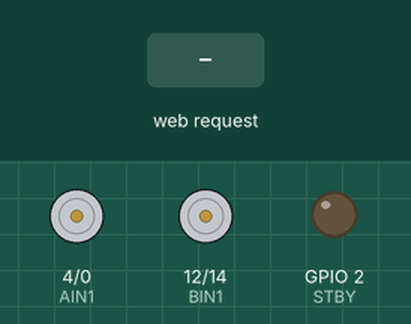
A sketch run on a simulated ESP8266 (NodeMCU). On the bench: motor-driver pin pairs drawn as motors (green arrow = first pin HIGH = forward, orange = second pin HIGH = backward, longer = more drive, scaled by the enable pin, stopped while the standby pin is LOW), output pins drawn as LEDs (lit = HIGH). The inputs (shaded band) are chosen by the test bench. WiFi joins after 1.5 s; servers stay silent unless stated; storage starts empty; what the sketch prints to the serial monitor is not drawn.

Above: at 2.7 s.
2.8 s: HTTP request GET /jsData.html received
At 3.4 s:
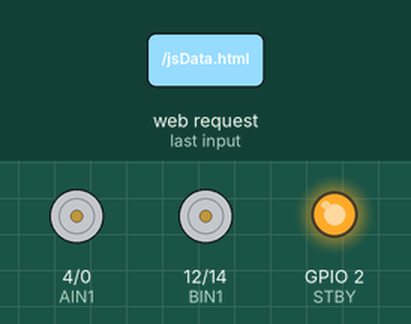
Timing chart, 0 to 5.8 s (numbered marks = the images above; inputs shaded):
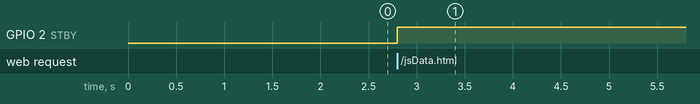

The sketch:

iot-rc-car.ino
```cpp
#include <ESP8266WebServer.h>
#include <FS.h>
#include <ESP8266WiFi.h>

//wifi ve şifreyi ayarladık
char ssid[] = "Skynet";
char pass[] = "Doritos0603";

//Pinleri tanımladık
int STBY = 2;
//Motor A
int PWMA = 5; //hız kontrol
int AIN2 = 0; //yön
int AIN1 = 4; //yön
//Motor B
int PWMB = 13; //hız kontrol
int BIN2 = 14; //yön
int BIN1 = 12; //yön

ESP8266WebServer server (80);

//Bu işlev, URL'de iletilen parametreleri alır(joystik çubuğunun x ve y koordinatları)
//ve motor hızını bu parametrelere göre ayarlar.
void handleJSData(){
  boolean yDir;
  int x = server.arg(0).toInt() * 10;
  int y = server.arg(1).toInt() * 10;
  int aSpeed = abs(y);
  int bSpeed = abs(y);
  //y yönünü negatif veya pozitif olmasına göre ayarlar
  if ( y < 0 ){
    yDir = 0;
  }
  else {
    yDir = 1;
  }

  //x eksenine bağlı olarak her motorun hızı ayarlanır
  //bir motoru yavaşlatrı ve diğerini dönüş miktarına bağlı olarak orantılı şekilde hızlandırır

  aSpeed = constrain(aSpeed + x/2, 0, 1023);
  bSpeed = constrain(bSpeed - x/2, 0, 1023);


  digitalWrite(STBY, HIGH);
  //MotorA
  digitalWrite(AIN1, !yDir);
  digitalWrite(AIN2, yDir);
  analogWrite(PWMA, aSpeed);
  //MotorB
  digitalWrite(BIN1, !yDir);
  digitalWrite(BIN2, yDir);
  analogWrite(PWMB, bSpeed);

  //HTTP 200 döndürür
  server.send(200, "text/plain", "");
}

void setup()
{
  WiFi.mode(WIFI_STA);
  WiFi.begin(ssid, pass);
  while (WiFi.status() != WL_CONNECTED) {
    delay(500);
    Serial.print(".");
  }

  Serial.println("");
  Serial.println("WiFi connected");
  Serial.println("IP address: ");
  Serial.println(WiFi.localIP());
  // pinleri çıktı olarak ayarlarız
  pinMode(STBY, OUTPUT);

  pinMode(PWMA, OUTPUT);
  pinMode(AIN1, OUTPUT);
  pinMode(AIN2, OUTPUT);

  pinMode(PWMB, OUTPUT);
  pinMode(BIN1, OUTPUT);
  pinMode(BIN2, OUTPUT);

  // Hata ayıklama konsolu için
  Serial.begin(9600);

  //Statik HTML dosyalarını sunabilmek için SPIFFS'yi başlatırız.
  if (!SPIFFS.begin()){
    Serial.println("SPIFFS Mount failed");
  }
  else {
    Serial.println("SPIFFS Mount succesfull");
    Serial.println(WiFi.localIP());
  }
  //html ve js için SPIFFS'deki statik sayfaları ayarladık
  server.serveStatic("/", SPIFFS, "/joystick.html");
  server.serveStatic("/virtualjoystick.js", SPIFFS, "/virtualjoystick.js");
  //Bu URL'ye html dosyasındaki js tarafından erişildiğinde handleJSData çağırdık
  server.on("/jsData.html", handleJSData);
  server.begin();
}

void loop()
{
  server.handleClient();
}
```

Measured:
- after the input at 2.8 s, GPIO 2 (STBY): LOW → HIGH at once
